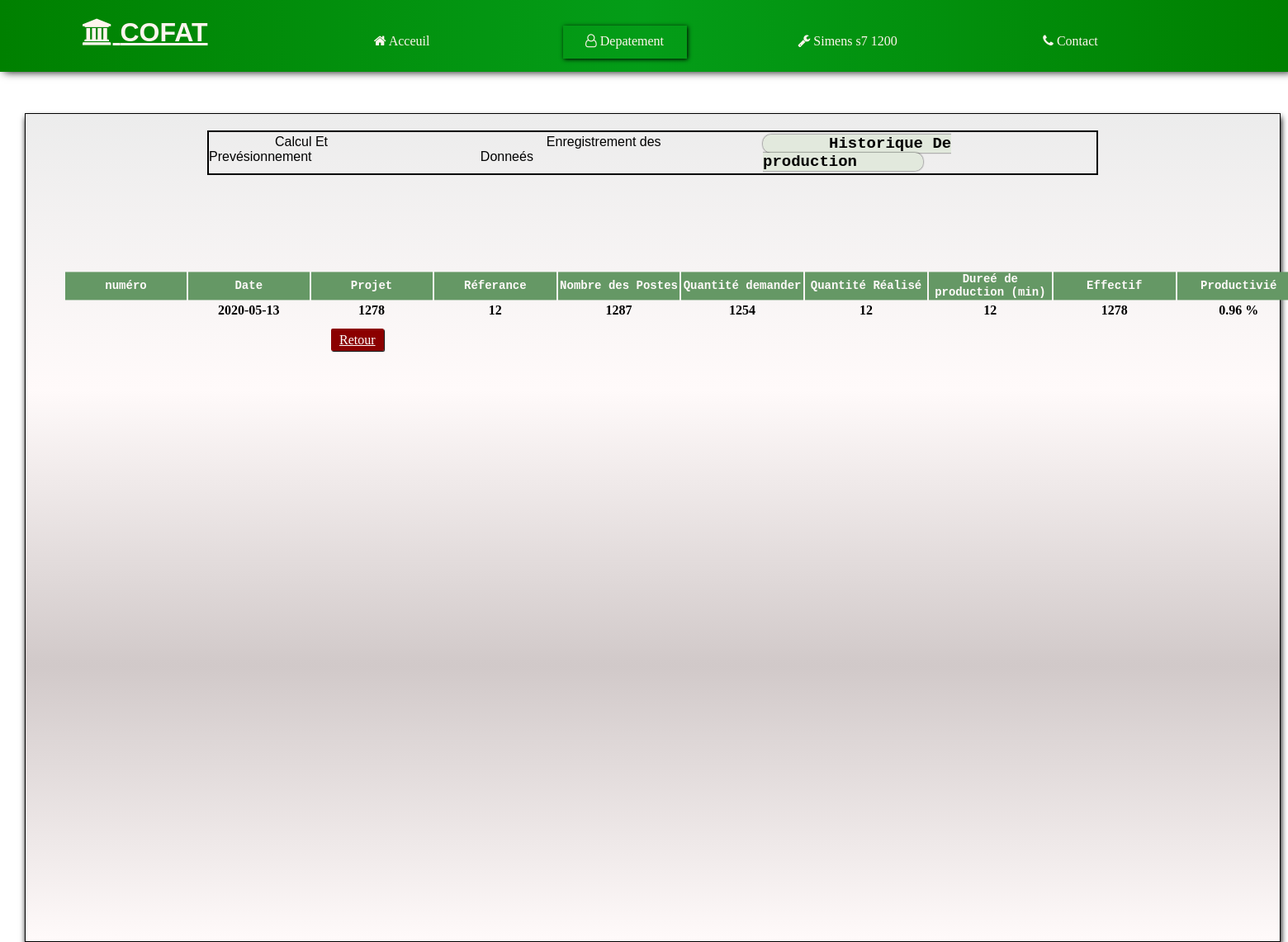
The page /siteweb/code/production/historique.php on the database its author committed.
### tables this page shows
CREATE TABLE IF NOT EXISTS `donee` (
  `date` date NOT NULL,
  `projet` varchar(100) NOT NULL,
  `ref` varchar(100) NOT NULL,
  `poste` varchar(100) NOT NULL,
  `demande` varchar(100) NOT NULL,
  `realise` varchar(100) NOT NULL,
  `duree` varchar(100) NOT NULL,
  `effectif` varchar(100) NOT NULL
);

### siteweb/code/production/historique.php (the view, shortened to what this page needs)
<!DOCTYPE html>
<html>
<head>
  <link rel="stylesheet" type="text/css" href="../css/main.css">
  <link rel="stylesheet" type="text/css" href="https://stackpath.bootstrapcdn.com/font-awesome/4.7.0/css/font-awesome.min.css">
  <link rel="stylesheet" type="text/css" href="https://stackpath.bootstrapcdn.com/font-awesome/4.7.0/css/font-awesome.min.css">
  <link rel="stylesheet" type="text/css" href="../css/production-historique.css">
</head>
<body class="photo">
    <header>
      <titre id="titre">
        <h1><i class="fa fa-university" ></i></i>  COFAT</h1>
      </titre>
     <div class="menu-bar">
     <ul>
         <li><a class=" col" href="home25.html"><i class="fa fa-home"></i>   Acceuil</a> </li>
         <li><a class="col active"href=""><i class="fa fa-user-o"></i>  Depatement</a>
           </li>
         <li><a class="col" href="../login-simens.php"><i class="fa fa-wrench"></i> Simens s7 1200</a>
        </li>
         <li><a class="col" href="https://www.linkedin.com/company/cofat-group/about/"><i class="fa fa-phone"></i>  Contact</a> </li>
     </ul>
     </div>
    </header>
    <intermidiare>
    <contenu class="box">
    <div>
      <ul>
        <li ><a href="../production.php"></i>Calcul Et Prevésionnement</a></li>
        <li ><a href="prod-donnee.php">Enregistrement des Donneés </a></li>
        <li><a class="active-3" href="#">Historique De production</i></a></li>
      </ul>
      </div>
 <div2 class="effectif">
  <table>
    <tr class="case1">
    <th> numéro</th>
      <th> Date</th>
      <th> Projet</th>
      <th> Réferance</th>
      <th> Nombre des Postes </th>
      <th> Quantité demander</th>
      <th> Quantité Réalisé</th>
      <th> Dureé de production (min) </th>
      <th> Effectif</th>
      <th> Productivié</th>
   </tr>
<?php
require 'database.php';
$sql="SELECT * FROM donee";
$res=mysqli_query($conn,$sql);
$rowcount=mysqli_num_rows($res);
if ($rowcount>0) {
    while($row=mysqli_fetch_assoc($res)){
      $poste=$row['poste'];
     $dureé= $row['duree'];
      $demande= $row['demande'];
      $realise= $row['realise'];
      $effectif=$row['effectif'];
      $tak=$dureé/$demande;
      $main=$tak*$poste;
      $productivité= (($realise*$main)/($effectif*$dureé))*100;
       echo'<tr>';
       echo '<th>'. $row['id'] .'</th>';
        echo '<th>'. $row['date'] .'</th>';
		echo '<th>'. $row['projet'] .'</th>';
		echo '<th>'. $row['ref'] .'</th>';
		echo '<th>'. $row['poste'] .'</th>';
		echo '<th>'. $row['demande'] .'</th>';
		echo '<th>'. $row['realise'] .'</th>';
		echo '<th>'. $row['duree'] .'</th>';
		echo '<th>'. $row['effectif'] .'</th>';
    echo '<th>'. number_format($productivité,2) .' % </th>';
        echo '</tr>';
    }
    }
?>
 </table>
 <div >
   <br>
     <a class="ret" href="prod-donnee.php"> Retour </a>
</div>
    </contenu>
  </intermidiare>
</body>
</html>

### siteweb/code/css/main.css (style rules this page uses)
body { background-image: url(../image/hi.jpg); background-size: 100%; image-align: center; margin: 0; }
header { display: block; display: flex; background-image: linear-gradient(to right,green, #049d18,green); box-shadow: 5px 0px 10px #000; }
titre { margin-left: 100px; color: seashell; text-decoration: underline; font-family: 'Lucida Grande', 'Lucida Sans Unicode', Geneva, Verdana, sans-serif; }
.menu-bar { text-align: center; }
.menu-bar ul { display: flex; list-style: none; padding-top: 15px; }
.menu-bar ul li { margin-left: 120px; }
.menu-bar ul li a { color: seashell; width: 150px; height: 30px; display: block; padding-top: 10px; text-decoration: none; }
.active { box-shadow: 1px 1px 5px black; }

### siteweb/code/css/production-historique.css (style rules this page uses)
intermidiare { display: block; display: flex; padding-left:10px; }
.box { width: 98%; border: 1px solid black; background: linear-gradient(rgb(236, 236, 236),snow,#d1c9c9,snow); height:1002px; margin-left: 2%; margin-top: 50px; box-shadow: 1px 5px 7px #000; margin-left:20px ; }
.box div { padding-bottom: 25px ; margin: 20px 220px; height: 60px; border-radius: 30px; }
.box div ul { display: block; display: flex; font-family:'Arial Narrow Bold', sans-serif; font-size: 16px; list-style: none; border: 2px solid black; padding: 3px 0px; }
.box div ul a { padding: 0px 80px; text-decoration: none; color: black; text-align: center; }
.active-3 { text-decoration: underline; font-family: 'Courier New', Courier, monospace; box-shadow: 0px 0px 2px #000; font-size: 19px; font-weight: bold; background-color: rgb(226, 233, 221); border-radius: 10px; }
.effectif table td, .effectif table th { text-align: center; }
table { position: relative; z-index: 2; left: 5%; top: 50px; transform: translate(-2%,-9%); width:1500px; margin: 40px 0px; text-align: center; }
tr:nth-child(odd) { background-color: rgb(211, 207, 207); }
tr:first-child { background-color: rgb(101, 152, 101); font-size: 14px; color: snow; font-family: 'Courier New', Courier, monospace; }
table th { width: 150px; height: 20px; }
.ret { position: relative; margin: 20px 150px; background-color: darkred; color: white; padding: 5px 10px; border-radius: 2px; box-shadow: 1px 1px 1px black; }

### rows shown on the page
donee: date "2020-05-13", projet "1278", ref "12", poste "1287", demande "1254", realise "12", duree "12", effectif "1278", productivité "0.96"
